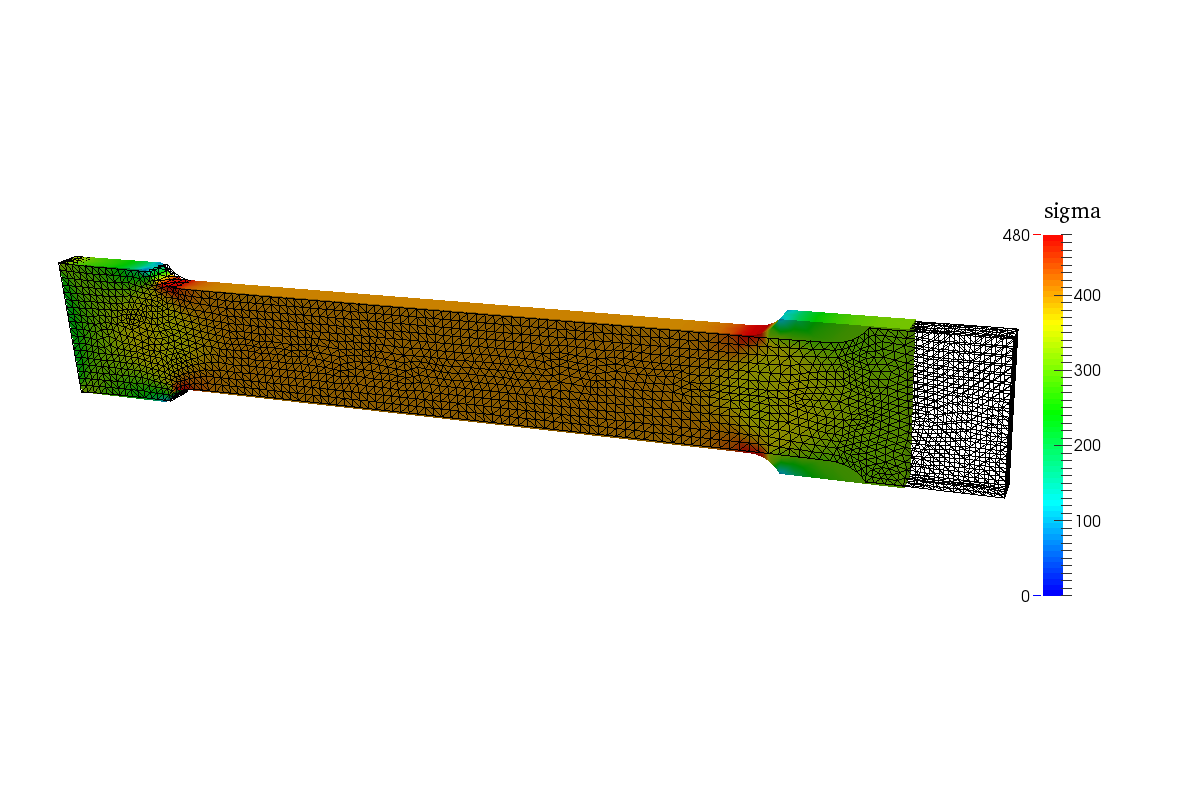

Write the Python code that produced this figure.
try: paraview.simple
except: from paraview.simple import *
paraview.simple._DisableFirstRenderCameraReset()

a1_sigma_PiecewiseFunction = CreatePiecewiseFunction( Points=[0.0, 0.0, 0.5, 0.0, 480.0, 1.0, 0.5, 0.0] )

a3_uvw_PiecewiseFunction = CreatePiecewiseFunction( Points=[0.0, 0.0, 0.5, 0.0, 0.301629293155924, 1.0, 0.5, 0.0] )

a1_sigma_PVLookupTable = GetLookupTableForArray( "sigma", 1, RGBPoints=[0.0, 0.0, 0.0, 1.0, 480.0, 1.0, 0.0, 0.0], VectorMode='Magnitude', NanColor=[0.498039, 0.498039, 0.498039], ScalarOpacityFunction=a1_sigma_PiecewiseFunction, ColorSpace='HSV', ScalarRangeInitialized=1.0, LockScalarRange=1 )

a3_uvw_PVLookupTable = GetLookupTableForArray( "u-v-w", 3, RGBPoints=[0.0, 0.23, 0.299, 0.754, 0.150814646577962, 0.865, 0.865, 0.865, 0.301629293155924, 0.706, 0.016, 0.15], VectorMode='Magnitude', NanColor=[0.25, 0.0, 0.0], ScalarOpacityFunction=a3_uvw_PiecewiseFunction, ColorSpace='Diverging', ScalarRangeInitialized=1.0 )

RenderView1 = CreateRenderView()
RenderView1.CameraViewUp = [-0.09535621980896813, 0.9350079031724332, -0.34156611709716406]
RenderView1.CacheKey = 0.0
RenderView1.StereoType = 0
RenderView1.UseLight = 1
RenderView1.StereoRender = 0
RenderView1.CameraPosition = [119.855276809304, 83.5687295595565, 215.494572652346]
RenderView1.LightSwitch = 0
RenderView1.OrientationAxesVisibility = 0
RenderView1.Background2 = [0.0, 0.0, 0.164705882352941]
RenderView1.CameraClippingRange = [176.44641413211806, 357.12471223423637]
RenderView1.StereoCapableWindow = 0
RenderView1.Background = [1.0, 1.0, 1.0]
RenderView1.CameraFocalPoint = [25.0983059214126, -7.58028478306764, -7.56438553653127]
RenderView1.CenterAxesVisibility = 0
RenderView1.CameraParallelScale = 81.0879152525208

ScalarBarWidgetRepresentation1 = CreateScalarBar( Title='sigma', Enabled=1, LabelFontSize=6, LabelColor=[0.0, 0.0, 0.0], LookupTable=a1_sigma_PVLookupTable, TitleFontSize=8, TitleColor=[0.0, 0.0, 0.0], TitleFontFamily='Times' )
GetRenderView().Representations.append(ScalarBarWidgetRepresentation1)

tensiletest_vtk = LegacyVTKReader( guiName="tensile-test.vtk", FileNames=['/home/gtheler/codigos/wasora-suite-0.5/fino/examples/tensile-test.vtk'] )

WarpByVector1 = WarpByVector( guiName="WarpByVector1", Vectors=['POINTS', 'u-v-w'], ScaleFactor=50.0 )

SetActiveSource(tensiletest_vtk)
DataRepresentation1 = Show()
DataRepresentation1.EdgeColor = [0.0, 0.0, 0.5000076295109483]
DataRepresentation1.SelectionPointFieldDataArrayName = 'sigma'
DataRepresentation1.ScalarOpacityFunction = a1_sigma_PiecewiseFunction
DataRepresentation1.ColorArrayName = ('POINT_DATA', 'sigma')
DataRepresentation1.ScalarOpacityUnitDistance = 10.910678224057
DataRepresentation1.LookupTable = a1_sigma_PVLookupTable
DataRepresentation1.ScaleFactor = 16.0

SetActiveSource(WarpByVector1)
DataRepresentation2 = Show()
DataRepresentation2.EdgeColor = [0.0, 0.0, 0.5000076295109483]
DataRepresentation2.SelectionPointFieldDataArrayName = 'sigma'
DataRepresentation2.ScalarOpacityFunction = a3_uvw_PiecewiseFunction
DataRepresentation2.ScalarOpacityUnitDistance = 10.930702054107
DataRepresentation2.AmbientColor = [0.0, 0.0, 0.0]
DataRepresentation2.LookupTable = a3_uvw_PVLookupTable
DataRepresentation2.Representation = 'Wireframe'
DataRepresentation2.ScaleFactor = 16.0301352

GetRenderView().ViewSize = [1200,800]
Render()

WriteImage("tensile-test.png")
